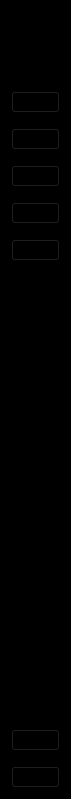
      <widget class="QWidget" name="icon_only_widget" native="true">
       <property name="maximumSize">
        <size>
         <width>71</width>
         <height>16777215</height>
        </size>
       </property>
       <property name="styleSheet">
        <string notr="true">QWidget{
background-color: rgb(0, 0, 0);
}
QPushButton:checked{
background-color: white;
border-radius:3px;
}</string>
       </property>
       <layout class="QVBoxLayout" name="verticalLayout_12">
        <property name="topMargin">
         <number>30</number>
        </property>
        <item>
         <layout class="QHBoxLayout" name="horizontalLayout_2">
          <item>
           <spacer name="horizontalSpacer_2">
            <property name="orientation">
             <enum>Qt::Horizontal</enum>
            </property>
            <property name="sizeHint" stdset="0">
             <size>
              <width>13</width>
              <height>20</height>
             </size>
            </property>
           </spacer>
          </item>
          <item>
           <widget class="QLabel" name="label_4">
            <property name="maximumSize">
             <size>
              <width>40</width>
              <height>40</height>
             </size>
            </property>
            <property name="cursor">
             <cursorShape>PointingHandCursor</cursorShape>
            </property>
            <property name="text">
             <string/>
            </property>
            <property name="pixmap">
             <pixmap resource="resources.qrc">:/imgs/logo.png</pixmap>
            </property>
            <property name="scaledContents">
             <bool>true</bool>
            </property>
           </widget>
          </item>
          <item>
           <spacer name="horizontalSpacer">
            <property name="orientation">
             <enum>Qt::Horizontal</enum>
            </property>
            <property name="sizeHint" stdset="0">
             <size>
              <width>18</width>
              <height>20</height>
             </size>
            </property>
           </spacer>
          </item>
         </layout>
        </item>
        <item>
         <layout class="QVBoxLayout" name="verticalLayout_10">
          <property name="spacing">
           <number>15</number>
          </property>
          <property name="topMargin">
           <number>35</number>
          </property>
          <property name="bottomMargin">
           <number>30</number>
          </property>
          <item>
           <widget class="QPushButton" name="dashboard_1">
            <property name="cursor">
             <cursorShape>PointingHandCursor</cursorShape>
            </property>
            <property name="text">
             <string/>
            </property>
            <property name="icon">
             <iconset resource="resources.qrc">
              <normaloff>:/imgs/dashboardsmall1.png</normaloff>
              <normalon>:/imgs/dashboardsmall2.png</normalon>:/imgs/dashboardsmall1.png</iconset>
            </property>
            <property name="checkable">
             <bool>true</bool>
            </property>
            <property name="autoExclusive">
             <bool>true</bool>
            </property>
           </widget>
          </item>
          <item>
           <widget class="QPushButton" name="institution_1">
            <property name="cursor">
             <cursorShape>PointingHandCursor</cursorShape>
            </property>
            <property name="text">
             <string/>
            </property>
            <property name="icon">
             <iconset resource="resources.qrc">
              <normaloff>:/imgs/institutionsmall1.png</normaloff>
              <normalon>:/imgs/institutionsmall2.png</normalon>:/imgs/institutionsmall1.png</iconset>
            </property>
            <property name="iconSize">
             <size>
              <width>100</width>
              <height>16</height>
             </size>
            </property>
            <property name="checkable">
             <bool>true</bool>
            </property>
            <property name="autoExclusive">
             <bool>true</bool>
            </property>
           </widget>
          </item>
          <item>
           <widget class="QPushButton" name="student_1">
            <property name="cursor">
             <cursorShape>PointingHandCursor</cursorShape>
            </property>
            <property name="text">
             <string/>
            </property>
            <property name="icon">
             <iconset resource="resources.qrc">
              <normaloff>:/imgs/studentssmall1.png</normaloff>
              <normalon>:/imgs/studentssmall2.png</normalon>:/imgs/studentssmall1.png</iconset>
            </property>
            <property name="iconSize">
             <size>
              <width>100</width>
              <height>20</height>
             </size>
            </property>
            <property name="checkable">
             <bool>true</bool>
            </property>
            <property name="autoExclusive">
             <bool>true</bool>
            </property>
           </widget>
          </item>
          <item>
           <widget class="QPushButton" name="teachers_1">
            <property name="cursor">
             <cursorShape>PointingHandCursor</cursorShape>
            </property>
            <property name="text">
             <string/>
            </property>
            <property name="icon">
             <iconset resource="resources.qrc">
              <normaloff>:/imgs/teacs.png</normaloff>
              <normalon>:/imgs/teacherssmall2.png</normalon>:/imgs/teacs.png</iconset>
            </property>
            <property name="iconSize">
             <size>
              <width>100</width>
              <height>20</height>
             </size>
            </property>
            <property name="checkable">
             <bool>true</bool>
            </property>
            <property name="autoExclusive">
             <bool>true</bool>
            </property>
           </widget>
          </item>
          <item>
           <widget class="QPushButton" name="finance_1">
            <property name="cursor">
             <cursorShape>PointingHandCursor</cursorShape>
            </property>
            <property name="text">
             <string/>
            </property>
            <property name="icon">
             <iconset resource="resources.qrc">
              <normaloff>:/imgs/financessmall1.png</normaloff>
              <normalon>:/imgs/financessmall2.png</normalon>:/imgs/financessmall1.png</iconset>
            </property>
            <property name="iconSize">
             <size>
              <width>100</width>
              <height>20</height>
             </size>
            </property>
            <property name="checkable">
             <bool>true</bool>
            </property>
            <property name="autoExclusive">
             <bool>true</bool>
            </property>
           </widget>
          </item>
         </layout>
        </item>
        <item>
         <spacer name="verticalSpacer_2">
          <property name="orientation">
           <enum>Qt::Vertical</enum>
          </property>
          <property name="sizeHint" stdset="0">
           <size>
            <width>20</width>
            <height>432</height>
           </size>
          </property>
         </spacer>
        </item>
        <item>
         <layout class="QVBoxLayout" name="verticalLayout_9">
          <property name="spacing">
           <number>15</number>
          </property>
          <item>
           <widget class="QPushButton" name="settings_1">
            <property name="cursor">
             <cursorShape>PointingHandCursor</cursorShape>
            </property>
            <property name="text">
             <string/>
            </property>
            <property name="icon">
             <iconset resource="resources.qrc">
              <normaloff>:/imgs/settingssmall1.png</normaloff>
              <normalon>:/imgs/settingssmall2.png</normalon>:/imgs/settingssmall1.png</iconset>
            </property>
            <property name="iconSize">
             <size>
              <width>100</width>
              <height>20</height>
             </size>
            </property>
            <property name="checkable">
             <bool>true</bool>
            </property>
            <property name="autoExclusive">
             <bool>true</bool>
            </property>
           </widget>
          </item>
          <item>
           <widget class="QPushButton" name="singout_1">
            <property name="cursor">
             <cursorShape>PointingHandCursor</cursorShape>
            </property>
            <property name="text">
             <string/>
            </property>
            <property name="icon">
             <iconset resource="resources.qrc">
              <normaloff>:/imgs/signoutsmall1.png</normaloff>
              <normalon>:/imgs/signoutsmall2.png</normalon>:/imgs/signoutsmall1.png</iconset>
            </property>
            <property name="iconSize">
             <size>
              <width>80</width>
              <height>15</height>
             </size>
            </property>
            <property name="checkable">
             <bool>true</bool>
            </property>
            <property name="autoExclusive">
             <bool>true</bool>
            </property>
           </widget>
          </item>
         </layout>
        </item>
       </layout>
      </widget>
